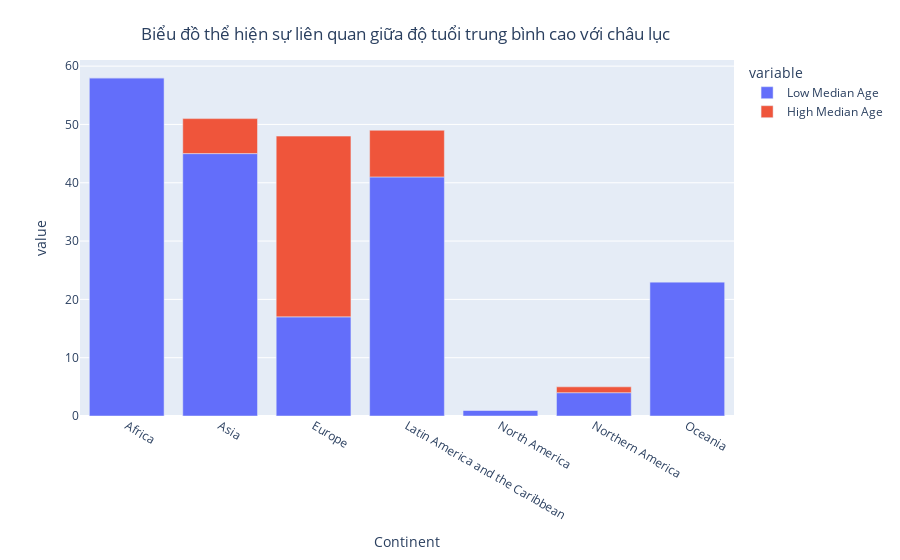

Notebook code for this chart:
### Markdown cell above
### **Những quốc gia có xu hướng độ tuổi trung bình cao là quốc gia có kinh tế như thế nào (thuộc châu lục nào)?.**

### Code cell
df_high_age=df[df['Year']==2020]
df_high_age=df_high_age[df_high_age['MedianAge']>=40]
df_high_age=df_high_age.groupby(['Continent']).size().reset_index(name='High Median Age')
df_age=df[df['Year']==2020]
df_age=df_age.groupby(['Continent']).size().reset_index(name='counts')
df_age=df_age.merge(df_high_age,on='Continent', how='left').fillna(0)
df_age['Low Median Age']=df_age['counts']-df_age['High Median Age']
fig = px.bar(df_age, x="Continent", y=["Low Median Age", "High Median Age"])
fig.update_layout(
    title={
        'text': "Biểu đồ thể hiện sự liên quan giữa độ tuổi trung bình cao với châu lục",
        'y':0.95,
        'x':0.45,
        'xanchor': 'center',
        'yanchor': 'top'})

fig.write_html(f"./3 visualization/7 {fig['layout']['title']['text']}.html")
fig.show()

### Figure 1 — Plotly figure (JSON) as saved in the notebook; plotly's stock layout.template omitted (floating-point values rounded to 4 significant figures)
{"data": [{"alignmentgroup": "True", "hovertemplate": "variable=Low Median Age<br>Continent=%{x}<br>value=%{y}<extra></extra>", "legendgroup": "Low Median Age", "marker": {"color": "#636efa", "pattern": {"shape": ""}}, "name": "Low Median Age", "offsetgroup": "Low Median Age", "orientation": "v", "showlegend": true, "textposition": "auto", "type": "bar", "x": ["Africa", "Asia", "Europe", "Latin America and the Caribbean", "North America", "Northern America", "Oceania"], "xaxis": "x", "y": [58, 45, 17, 41, 1, 4, 23], "yaxis": "y"}, {"alignmentgroup": "True", "hovertemplate": "variable=High Median Age<br>Continent=%{x}<br>value=%{y}<extra></extra>", "legendgroup": "High Median Age", "marker": {"color": "#EF553B", "pattern": {"shape": ""}}, "name": "High Median Age", "offsetgroup": "High Median Age", "orientation": "v", "showlegend": true, "textposition": "auto", "type": "bar", "x": ["Africa", "Asia", "Europe", "Latin America and the Caribbean", "North America", "Northern America", "Oceania"], "xaxis": "x", "y": [0, 6, 31, 8, 0, 1, 0], "yaxis": "y"}], "layout": {"barmode": "relative", "legend": {"title": {"text": "variable"}, "tracegroupgap": 0}, "margin": {"t": 60}, "title": {"text": "Biểu đồ thể hiện sự liên quan giữa độ tuổi trung bình cao với châu lục", "x": 0.45, "xanchor": "center", "y": 0.95, "yanchor": "top"}, "xaxis": {"anchor": "y", "domain": [0, 1], "title": {"text": "Continent"}}, "yaxis": {"anchor": "x", "domain": [0, 1], "title": {"text": "value"}}}}
